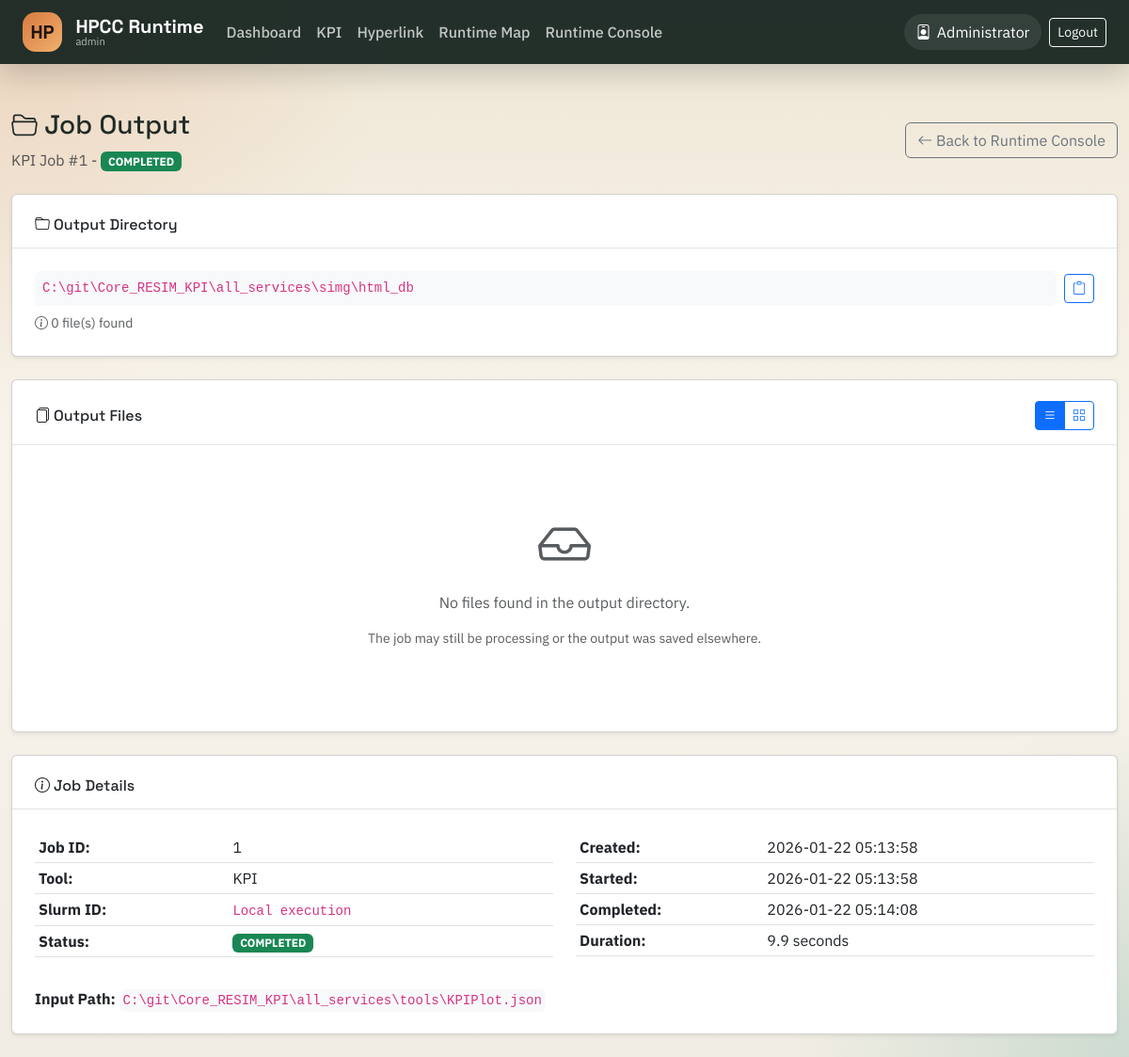
Screenshot of /html/job/1/output (signed in) with the database file from the repository.
### models.py (models this page shows, shortened)
class User(UserMixin, db.Model):
    __tablename__ = 'users'
    id = db.Column(db.Integer, primary_key=True)
    net_id = db.Column(db.String(50), unique=True, nullable=False, index=True)
    name = db.Column(db.String(100), nullable=False)
    password_hash = db.Column(db.String(256), nullable=False)
    role = db.Column(db.String(20), default='user')  # 'user', 'admin'
    created_at = db.Column(db.DateTime, default=datetime.utcnow)
    last_login = db.Column(db.DateTime)
    cluster_password_ciphertext = db.Column(db.Text)
    cluster_password_updated_at = db.Column(db.DateTime)
    is_active = db.Column(db.Boolean, default=True)
    jobs = db.relationship('JobHistory', backref='user', lazy='dynamic')
    chat_sessions = db.relationship('ChatSession', backref='user', lazy='dynamic')
    hyperlink_saved_pairs = db.relationship('HyperlinkSavedPair', backref='owner', lazy='dynamic')

class JobHistory(db.Model):
    __tablename__ = 'job_history'
    id = db.Column(db.Integer, primary_key=True)
    user_id = db.Column(db.Integer, db.ForeignKey('users.id'), nullable=False)
    tool_name = db.Column(db.String(50), nullable=False, index=True)
    input_path = db.Column(db.String(500), nullable=False)
    input_filename = db.Column(db.String(255))  # Extracted HDF filename for display
    output_path = db.Column(db.String(500))
    slurm_job_id = db.Column(db.String(50), index=True)
    status = db.Column(db.String(20), default='QUEUED', index=True)
    output_log_path = db.Column(db.String(500))
    error_message = db.Column(db.Text)
    parameters = db.Column(db.JSON)  # Store additional parameters as JSON
    created_at = db.Column(db.DateTime, default=datetime.utcnow, index=True)
    started_at = db.Column(db.DateTime)
    completed_at = db.Column(db.DateTime)
    def get_duration(self):
        if self.started_at and self.completed_at:
            return (self.completed_at - self.started_at).total_seconds()
        return None

### app.py (the view)
@app.route('/html/job/<int:job_id>/output')
@login_required
def view_job_output(job_id):
    job = _get_viewable_job(job_id)
    if not job.output_path:
        flash('No output path available for this job', 'error')
        return redirect(url_for('job_history'))
    output_path = job.output_path
    files = []
    try:
        if os.path.isdir(output_path):
            for root, dirs, filenames in os.walk(output_path):
                for filename in filenames:
                    filepath = os.path.join(root, filename)
                    rel_path = os.path.relpath(filepath, output_path)
                    file_info = {
                        'name': filename,
                        'rel_path': rel_path,
                        'full_path': filepath,
                        'size': os.path.getsize(filepath),
                        'is_html': filename.lower().endswith('.html'),
                        'modified': datetime.fromtimestamp(os.path.getmtime(filepath))
                    }
                    files.append(file_info)
            files.sort(key=lambda x: (not x['is_html'], x['name'].lower()))
    except Exception as e:
        flash(f'Error reading output directory: {str(e)}', 'error')
        return redirect(url_for('job_history'))
    return render_template('tools/job_output.html',
                         job=job,
                         output_path=output_path,
                         files=files)

### templates/tools/job_output.html (shortened to what this page needs)
{% extends "base.html" %}
{% block content %}
<div class="container-fluid py-4">
    <div class="d-flex justify-content-between align-items-center mb-4">
        <div>
            <h3>
                <i class="bi bi-folder2-open"></i> Job Output
            </h3>
            <p class="text-muted mb-0">
                {{ job.tool_name | upper }} Job #{{ job.id }} -
                <span class="badge bg-success">{{ job.status }}</span>
            </p>
        </div>
        <div>
            <a href="{{ url_for('job_history') }}" class="btn btn-outline-secondary">
                <i class="bi bi-arrow-left"></i> Back to Runtime Console
            </a>
        </div>
    </div>
    <div class="card shadow-sm mb-4">
        <div class="card-header">
            <h6 class="mb-0"><i class="bi bi-folder"></i> Output Directory</h6>
        </div>
        <div class="card-body">
            <div class="d-flex align-items-center">
                <code class="flex-grow-1 bg-light p-2 rounded">{{ output_path }}</code>
                <button class="btn btn-outline-primary btn-sm ms-2" onclick="copyPath('{{ output_path }}')" title="Copy path">
                    <i class="bi bi-clipboard"></i>
                </button>
            </div>
            <small class="text-muted mt-2 d-block">
                <i class="bi bi-info-circle"></i>
                {{ files | length }} file(s) found
            </small>
        </div>
    </div>
    <div class="card shadow-sm">
        <div class="card-header d-flex justify-content-between align-items-center">
            <h6 class="mb-0"><i class="bi bi-files"></i> Output Files</h6>
            <div class="btn-group btn-group-sm">
                <button class="btn btn-outline-primary active" onclick="showView('list')" id="viewListBtn">
                    <i class="bi bi-list"></i>
                </button>
                <button class="btn btn-outline-primary" onclick="showView('grid')" id="viewGridBtn">
                    <i class="bi bi-grid"></i>
                </button>
            </div>
        </div>
        <div class="card-body">
            {% if files %}
            <div id="listView">
                <div class="table-responsive">
                    <table class="table table-hover">
                        <thead class="table-light">
                            <tr>
                                <th>File Name</th>
                                <th>Type</th>
                                <th>Size</th>
                                <th>Modified</th>
                                <th>Actions</th>
                            </tr>
                        </thead>
                        <tbody>
                            {% for file in files %}
                            <tr>
                                <td>
                                    {% if file.is_html %}
                                    <i class="bi bi-file-earmark-code text-primary"></i>
                                    {% elif file.name.endswith('.json') %}
                                    <i class="bi bi-file-earmark-text text-warning"></i>
                                    {% elif file.name.endswith('.png') or file.name.endswith('.jpg') %}
                                    <i class="bi bi-file-earmark-image text-success"></i>
                                    {% else %}
                                    <i class="bi bi-file-earmark text-secondary"></i>
                                    {% endif %}
                                    <strong>{{ file.name }}</strong>
                                    {% if file.rel_path != file.name %}
                                    <br><small class="text-muted">{{ file.rel_path }}</small>
                                    {% endif %}
                                </td>
                                <td>
                                    {% if file.is_html %}
                                    <span class="badge bg-primary">HTML</span>
                                    {% else %}
                                    <span class="badge bg-secondary">{{ file.name.split('.')[-1] | upper }}</span>
                                    {% endif %}
                                </td>
                                <td>{{ (file.size / 1024) | round(1) }} KB</td>
                                <td>{{ file.modified.strftime('%Y-%m-%d %H:%M') }}</td>
                                <td>
                                    {% if file.is_html %}
                                    <a href="{{ url_for('serve_job_file', job_id=job.id, rel_path=file.rel_path) }}"
                                       target="_blank" class="btn btn-sm btn-primary" title="Open in new tab">
                                        <i class="bi bi-box-arrow-up-right"></i> Open
                                    </a>
                                    {% else %}
                                    <a href="{{ url_for('serve_job_file', job_id=job.id, rel_path=file.rel_path) }}"
                                       class="btn btn-sm btn-outline-secondary" title="Download">
                                        <i class="bi bi-download"></i> Download
                                    </a>
                                    {% endif %}
                                </td>
                            </tr>
                            {% endfor %}
                        </tbody>
                    </table>
                </div>
            </div>
            <div id="gridView" style="display: none;">
                <div class="row row-cols-1 row-cols-md-3 row-cols-lg-4 g-3">
                    {% for file in files %}
                    <div class="col">
                        <div class="card h-100 file-card {% if file.is_html %}border-primary{% endif %}">
                            <div class="card-body text-center">
                                {% if file.is_html %}
                                <i class="bi bi-file-earmark-code display-4 text-primary"></i>
                                {% elif file.name.endswith('.json') %}
                                <i class="bi bi-file-earmark-text display-4 text-warning"></i>
                                {% elif file.name.endswith('.png') or file.name.endswith('.jpg') %}
                                <i class="bi bi-file-earmark-image display-4 text-success"></i>
                                {% else %}
                                <i class="bi bi-file-earmark display-4 text-secondary"></i>
                                {% endif %}
                                <h6 class="card-title mt-2 text-truncate" title="{{ file.name }}">
                                    {{ file.name }}
                                </h6>
                                <p class="card-text small text-muted">
                                    {{ (file.size / 1024) | round(1) }} KB
                                </p>
                            </div>
                            <div class="card-footer bg-transparent">
                                {% if file.is_html %}
                                <a href="{{ url_for('serve_job_file', job_id=job.id, rel_path=file.rel_path) }}"
                                   target="_blank" class="btn btn-sm btn-primary w-100">
                                    <i class="bi bi-box-arrow-up-right"></i> Open
                                </a>
                                {% else %}
                                <a href="{{ url_for('serve_job_file', job_id=job.id, rel_path=file.rel_path) }}"
                                   class="btn btn-sm btn-outline-secondary w-100">
                                    <i class="bi bi-download"></i> Download
                                </a>
                                {% endif %}
                            </div>
                        </div>
                    </div>
                    {% endfor %}
                </div>
            </div>
            {% else %}
            <div class="text-center text-muted py-5">
                <i class="bi bi-inbox display-4 d-block mb-3"></i>
                <p>No files found in the output directory.</p>
                <p class="small">The job may still be processing or the output was saved elsewhere.</p>
            </div>
            {% endif %}
        </div>
    </div>
    <div class="card shadow-sm mt-4">
        <div class="card-header">
            <h6 class="mb-0"><i class="bi bi-info-circle"></i> Job Details</h6>
        </div>
        <div class="card-body">
            <div class="row">
                <div class="col-md-6">
                    <table class="table table-sm">
                        <tr>
                            <th>Job ID:</th>
                            <td>{{ job.id }}</td>
                        </tr>
                        <tr>
                            <th>Tool:</th>
                            <td>{{ job.tool_name | upper }}</td>
                        </tr>
                        <tr>
                            <th>Slurm ID:</th>
                            <td><code>{{ job.slurm_job_id or 'Local execution' }}</code></td>
                        </tr>
                        <tr>
                            <th>Status:</th>
                            <td><span class="badge bg-success">{{ job.status }}</span></td>
                        </tr>
                    </table>
                </div>
                <div class="col-md-6">
                    <table class="table table-sm">
                        <tr>
                            <th>Created:</th>
                            <td>{{ job.created_at.strftime('%Y-%m-%d %H:%M:%S') }}</td>
                        </tr>
                        <tr>
                            <th>Started:</th>
                            <td>{{ job.started_at.strftime('%Y-%m-%d %H:%M:%S') if job.started_at else '-' }}</td>
                        </tr>
                        <tr>
                            <th>Completed:</th>
                            <td>{{ job.completed_at.strftime('%Y-%m-%d %H:%M:%S') if job.completed_at else '-' }}</td>
                        </tr>
                        <tr>
                            <th>Duration:</th>
                            <td>{{ job.get_duration() | round(1) if job.get_duration() else '-' }} seconds</td>
                        </tr>
                    </table>
                </div>
            </div>
            {% if job.input_path %}
            <div class="mt-3">
                <strong>Input Path:</strong>
                <code class="bg-light p-1 rounded">{{ job.input_path }}</code>
            </div>
            {% endif %}
        </div>
    </div>
</div>
{% endblock %}

### templates/base.html (shortened to what this page needs)
<!DOCTYPE html>
<html lang="en">
<head>
    <link href="https://cdn.jsdelivr.net/npm/bootstrap@5.3.0/dist/css/bootstrap.min.css" rel="stylesheet">
    <link href="https://cdn.jsdelivr.net/npm/bootstrap-icons@1.10.0/font/bootstrap-icons.css" rel="stylesheet">
    <link href="{{ url_for('static', filename='css/style.css') }}" rel="stylesheet">
</head>
<body>
    {% if current_user.is_authenticated %}
    <nav class="navbar navbar-expand-lg fixed-top app-navbar">
        <div class="container-fluid px-4">
            <a class="navbar-brand" href="{{ url_for('dashboard') }}">
                <span class="brand-mark">HP</span>
                <span class="brand-copy">
                    <strong>HPCC Runtime</strong>
                    <small>{{ current_user.net_id }}</small>
                </span>
            </a>
            <div class="collapse navbar-collapse" id="navbarNav">
                <ul class="navbar-nav me-auto">
                    <li class="nav-item"><a class="nav-link {% if request.endpoint == 'dashboard' %}active{% endif %}" href="{{ url_for('dashboard') }}">Dashboard</a></li>
                    <li class="nav-item"><a class="nav-link {% if request.endpoint == 'tool_kpi' %}active{% endif %}" href="{{ url_for('tool_kpi') }}">KPI</a></li>
                    <li class="nav-item"><a class="nav-link {% if request.endpoint in ['tool_hyperlink', 'hyperlink_viewer_app', 'hyperlink_viewer'] %}active{% endif %}" href="{{ url_for('tool_hyperlink') }}">Hyperlink</a></li>
                    <li class="nav-item"><a class="nav-link {% if request.endpoint == 'runtime_map' %}active{% endif %}" href="{{ url_for('runtime_map') }}">Runtime Map</a></li>
                    <li class="nav-item"><a class="nav-link {% if request.endpoint == 'job_history' %}active{% endif %}" href="{{ url_for('job_history') }}">Runtime Console</a></li>
                </ul>
                <ul class="navbar-nav align-items-center gap-2">
                    <li class="nav-item"><span class="nav-chip"><i class="bi bi-person-badge"></i> {{ current_user.name }}</span></li>
                    <li class="nav-item"><a class="btn btn-sm btn-outline-light" href="{{ url_for('logout') }}">Logout</a></li>
                </ul>
            </div>
        </div>
    </nav>
    <main class="main-content">
    {% endif %}
    {% block content %}{% endblock %}
    {% if current_user.is_authenticated %}
    </main>
    {% endif %}
</body>
</html>

### rows the page displays
User: net_id "admin", name "Administrator"
JobHistory: tool_name "KPI", id "1", status "COMPLETED", output_path "C:\\git\\Core_RESIM_KPI\\all_services\\simg\\html_db", created_at "2026-01-22 05:13:58", started_at "2026-01-22 05:13:58", completed_at "2026-01-22 05:14:08", get_duration "9.9", input_path "C:\\git\\Core_RESIM_KPI\\all_services\\tools\\KPIPlot.json"

### other values shown
{{ files | length }} "0"
{{ job.slurm_job_id or 'Local execution' }} "Local execution"
